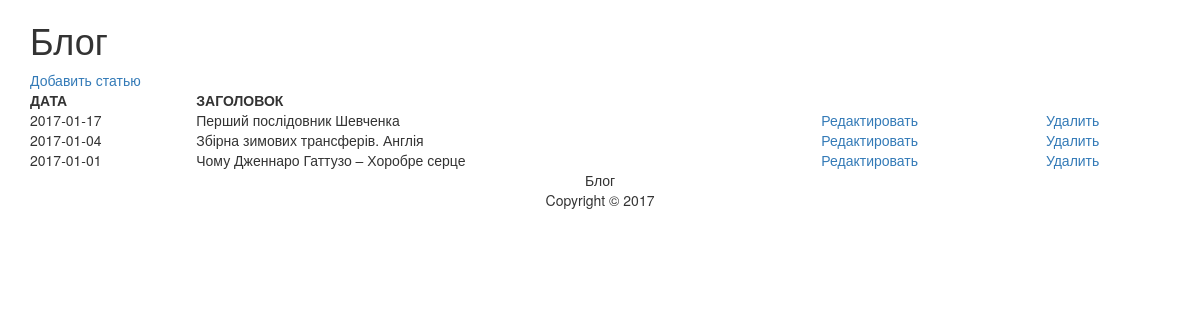
The app's page /admin/index.php with its own data.
### tables this page shows
CREATE TABLE `articles` (
  `id` int(11) NOT NULL,
  `title` varchar(255) NOT NULL,
  `content` text NOT NULL,
  `date` date NOT NULL
);

### models/articles.php (called while the page is built, shortened)
<?php
function articles_all($link){
    $query = "SELECT*FROM articles ORDER BY id DESC";
    $result = mysqli_query($link, $query);
    $n = mysqli_num_rows($result);
    $articles = array();
    for ($i=0; $i<$n; $i++){
        $row = mysqli_fetch_assoc($result);
        $articles[] = $row;
    }
    return $articles;
}
?>

### views/articles_admin.php (the view, shortened to what this page needs)
<!DOCTYPE HTML>
<html>
    <head>
        <link rel="stylesheet" href="../style.css">
        <link rel="stylesheet" href="https://maxcdn.bootstrapcdn.com/bootstrap/3.3.7/css/bootstrap.min.css">
    </head>
    <body>
        <div class="container">
            <h1>Блог</h1>
            <div>
                <a href="index.php?action=add">Добавить статью </a>
                <table class = "admin-table">
                    <tr>
                        <th> ДАТА </th>
                        <th> ЗАГОЛОВОК </th>
                        <th></th>
                        <th></th>
                    </tr>
                    <?php foreach($articles as $a): ?>
                    <tr>
                        <td> <?=$a['date']?> </td>
                        <td> <?=$a['title']?></td>
                        <td> <a href="index.php?action=edit&id=<?=$a['id']?>"> Редактировать </a></td>
                         <td> <a href="index.php?action=delete&id=<?=$a['id']?>"> Удалить </a></td>
                    </tr>
                    <?php endforeach ?>
                </table>
            </div>
            <footer>
                <p>Блог<br>Copyright &copy; 2017</p>
            </footer>
        </div>
    </body>
</html>

### style.css (style rules this page uses)
footer { text-align: center; }
.admin-table { width: 100%; }

### records on screen
articles: date "2017-01-17", title "Перший послідовник Шевченка"
articles: date "2017-01-04", title "Збірна зимових трансферів. Англія"
articles: date "2017-01-01", title "Чому Дженнаро Гаттузо – Хоробре серце"
